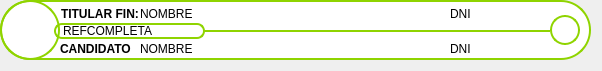
<?xml version="1.0" encoding="UTF-8"?>
<ui version="4.0">
 <class>Form</class>
 <widget class="QWidget" name="Form">
  <property name="geometry">
   <rect>
    <x>0</x>
    <y>0</y>
    <width>591</width>
    <height>60</height>
   </rect>
  </property>
  <property name="sizePolicy">
   <sizepolicy hsizetype="Fixed" vsizetype="Preferred">
    <horstretch>0</horstretch>
    <verstretch>0</verstretch>
   </sizepolicy>
  </property>
  <property name="windowTitle">
   <string>Form</string>
  </property>
  <layout class="QGridLayout" name="gridLayout">
   <property name="leftMargin">
    <number>0</number>
   </property>
   <property name="topMargin">
    <number>0</number>
   </property>
   <item row="0" column="0">
    <widget class="QLabel" name="fondo">
     <property name="sizePolicy">
      <sizepolicy hsizetype="Fixed" vsizetype="Fixed">
       <horstretch>0</horstretch>
       <verstretch>0</verstretch>
      </sizepolicy>
     </property>
     <property name="minimumSize">
      <size>
       <width>591</width>
       <height>60</height>
      </size>
     </property>
     <property name="maximumSize">
      <size>
       <width>16777215</width>
       <height>16677215</height>
      </size>
     </property>
     <property name="styleSheet">
      <string notr="true">QLabel#fondo {border: 2px solid rgb(143,212,0);
border-radius: 30px;
background-color: rgb(255,255,255);
 }</string>
     </property>
     <property name="text">
      <string/>
     </property>
     <property name="scaledContents">
      <bool>false</bool>
     </property>
     <property name="alignment">
      <set>Qt::AlignCenter</set>
     </property>
     <property name="margin">
      <number>0</number>
     </property>
     <property name="indent">
      <number>0</number>
     </property>
    </widget>
   </item>
  </layout>
  <widget class="QPushButton" name="icono">
   <property name="geometry">
    <rect>
     <x>0</x>
     <y>0</y>
     <width>60</width>
     <height>60</height>
    </rect>
   </property>
   <property name="sizePolicy">
    <sizepolicy hsizetype="Fixed" vsizetype="Fixed">
     <horstretch>0</horstretch>
     <verstretch>0</verstretch>
    </sizepolicy>
   </property>
   <property name="minimumSize">
    <size>
     <width>60</width>
     <height>60</height>
    </size>
   </property>
   <property name="maximumSize">
    <size>
     <width>60</width>
     <height>60</height>
    </size>
   </property>
   <property name="toolTip">
    <string>Ubicar desconocido</string>
   </property>
   <property name="styleSheet">
    <string notr="true">QPushButton#icono { border: 2px solid rgb(143,212,0);
border-radius: 30px;
}</string>
   </property>
   <property name="text">
    <string/>
   </property>
   <property name="icon">
    <iconset resource="rsc/ficheros.qrc">
     <normaloff>:/icons/25694.png</normaloff>:/icons/25694.png</iconset>
   </property>
   <property name="iconSize">
    <size>
     <width>35</width>
     <height>35</height>
    </size>
   </property>
  </widget>
  <widget class="QPushButton" name="borra">
   <property name="geometry">
    <rect>
     <x>550</x>
     <y>15</y>
     <width>30</width>
     <height>30</height>
    </rect>
   </property>
   <property name="sizePolicy">
    <sizepolicy hsizetype="Fixed" vsizetype="Fixed">
     <horstretch>0</horstretch>
     <verstretch>0</verstretch>
    </sizepolicy>
   </property>
   <property name="minimumSize">
    <size>
     <width>30</width>
     <height>30</height>
    </size>
   </property>
   <property name="maximumSize">
    <size>
     <width>30</width>
     <height>30</height>
    </size>
   </property>
   <property name="toolTip">
    <string>Eliminar titular candidato</string>
   </property>
   <property name="styleSheet">
    <string notr="true">QPushButton#borra { border: 2px solid rgb(143,212,0);
border-radius: 15px;
}</string>
   </property>
   <property name="text">
    <string/>
   </property>
   <property name="icon">
    <iconset resource="rsc/ficheros.qrc">
     <normaloff>:/icons/borrar.png</normaloff>:/icons/borrar.png</iconset>
   </property>
   <property name="iconSize">
    <size>
     <width>15</width>
     <height>15</height>
    </size>
   </property>
  </widget>
  <widget class="Line" name="line">
   <property name="geometry">
    <rect>
     <x>60</x>
     <y>30</y>
     <width>490</width>
     <height>3</height>
    </rect>
   </property>
   <property name="minimumSize">
    <size>
     <width>0</width>
     <height>3</height>
    </size>
   </property>
   <property name="styleSheet">
    <string notr="true">QFrame#line
 {
color: rgb(143,212,0);
}</string>
   </property>
   <property name="frameShadow">
    <enum>QFrame::Plain</enum>
   </property>
   <property name="lineWidth">
    <number>2</number>
   </property>
   <property name="orientation">
    <enum>Qt::Horizontal</enum>
   </property>
  </widget>
  <widget class="QLabel" name="label">
   <property name="geometry">
    <rect>
     <x>61</x>
     <y>6</y>
     <width>81</width>
     <height>16</height>
    </rect>
   </property>
   <property name="font">
    <font>
     <weight>75</weight>
     <bold>true</bold>
    </font>
   </property>
   <property name="text">
    <string>TITULAR FIN:</string>
   </property>
  </widget>
  <widget class="QLabel" name="label_2">
   <property name="geometry">
    <rect>
     <x>60</x>
     <y>41</y>
     <width>71</width>
     <height>16</height>
    </rect>
   </property>
   <property name="font">
    <font>
     <weight>75</weight>
     <bold>true</bold>
    </font>
   </property>
   <property name="text">
    <string>CANDIDATO:</string>
   </property>
  </widget>
  <widget class="QLabel" name="finnombre">
   <property name="geometry">
    <rect>
     <x>140</x>
     <y>6</y>
     <width>291</width>
     <height>16</height>
    </rect>
   </property>
   <property name="text">
    <string>NOMBRE</string>
   </property>
  </widget>
  <widget class="QLabel" name="finnif">
   <property name="geometry">
    <rect>
     <x>450</x>
     <y>6</y>
     <width>91</width>
     <height>16</height>
    </rect>
   </property>
   <property name="text">
    <string>DNI</string>
   </property>
  </widget>
  <widget class="QLabel" name="candnif">
   <property name="geometry">
    <rect>
     <x>450</x>
     <y>41</y>
     <width>91</width>
     <height>16</height>
    </rect>
   </property>
   <property name="text">
    <string>DNI</string>
   </property>
  </widget>
  <widget class="QLabel" name="candnombre">
   <property name="geometry">
    <rect>
     <x>140</x>
     <y>41</y>
     <width>291</width>
     <height>16</height>
    </rect>
   </property>
   <property name="text">
    <string>NOMBRE</string>
   </property>
  </widget>
  <widget class="QLabel" name="ref">
   <property name="geometry">
    <rect>
     <x>54</x>
     <y>23</y>
     <width>151</width>
     <height>16</height>
    </rect>
   </property>
   <property name="styleSheet">
    <string notr="true">QLabel {border: 2px solid rgb(143,212,0);
border-radius: 8px;
background: white;
padding-left: 4px;
 }</string>
   </property>
   <property name="text">
    <string>REFCOMPLETA</string>
   </property>
  </widget>
  <zorder>fondo</zorder>
  <zorder>borra</zorder>
  <zorder>line</zorder>
  <zorder>label</zorder>
  <zorder>label_2</zorder>
  <zorder>finnombre</zorder>
  <zorder>finnif</zorder>
  <zorder>candnif</zorder>
  <zorder>candnombre</zorder>
  <zorder>ref</zorder>
  <zorder>icono</zorder>
 </widget>
 <resources>
  <include location="rsc/ficheros.qrc"/>
 </resources>
 <connections/>
</ui>
